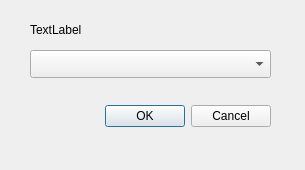
<?xml version="1.0" encoding="UTF-8"?>
<ui version="4.0">
 <class>Dialog</class>
 <widget class="QDialog" name="Dialog">
  <property name="geometry">
   <rect>
    <x>0</x>
    <y>0</y>
    <width>305</width>
    <height>170</height>
   </rect>
  </property>
  <property name="windowTitle">
   <string>Dialog</string>
  </property>
  <widget class="QDialogButtonBox" name="buttonBox">
   <property name="geometry">
    <rect>
     <x>-70</x>
     <y>100</y>
     <width>341</width>
     <height>32</height>
    </rect>
   </property>
   <property name="orientation">
    <enum>Qt::Orientation::Horizontal</enum>
   </property>
   <property name="standardButtons">
    <set>QDialogButtonBox::StandardButton::Cancel|QDialogButtonBox::StandardButton::Ok</set>
   </property>
  </widget>
  <widget class="QComboBox" name="comboBox">
   <property name="geometry">
    <rect>
     <x>30</x>
     <y>50</y>
     <width>241</width>
     <height>28</height>
    </rect>
   </property>
  </widget>
  <widget class="QLabel" name="label">
   <property name="geometry">
    <rect>
     <x>30</x>
     <y>20</y>
     <width>221</width>
     <height>20</height>
    </rect>
   </property>
   <property name="text">
    <string>TextLabel</string>
   </property>
  </widget>
 </widget>
 <resources/>
 <connections>
  <connection>
   <sender>buttonBox</sender>
   <signal>accepted()</signal>
   <receiver>Dialog</receiver>
   <slot>accept()</slot>
   <hints>
    <hint type="sourcelabel">
     <x>248</x>
     <y>254</y>
    </hint>
    <hint type="destinationlabel">
     <x>157</x>
     <y>274</y>
    </hint>
   </hints>
  </connection>
  <connection>
   <sender>buttonBox</sender>
   <signal>rejected()</signal>
   <receiver>Dialog</receiver>
   <slot>reject()</slot>
   <hints>
    <hint type="sourcelabel">
     <x>316</x>
     <y>260</y>
    </hint>
    <hint type="destinationlabel">
     <x>286</x>
     <y>274</y>
    </hint>
   </hints>
  </connection>
 </connections>
</ui>
